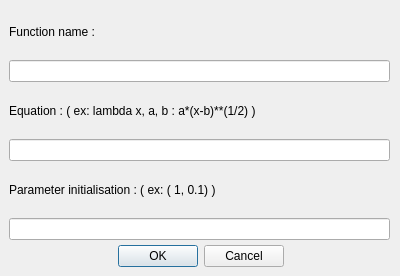
<?xml version="1.0" encoding="UTF-8"?>
<ui version="4.0">
 <class>customFitDialog</class>
 <widget class="QDialog" name="customFitDialog">
  <property name="geometry">
   <rect>
    <x>0</x>
    <y>0</y>
    <width>400</width>
    <height>276</height>
   </rect>
  </property>
  <property name="windowTitle">
   <string>New Fit Definition</string>
  </property>
  <property name="windowOpacity">
   <double>4.000000000000000</double>
  </property>
  <property name="sizeGripEnabled">
   <bool>false</bool>
  </property>
  <widget class="QDialogButtonBox" name="customFitButtonBox">
   <property name="geometry">
    <rect>
     <x>30</x>
     <y>240</y>
     <width>341</width>
     <height>32</height>
    </rect>
   </property>
   <property name="orientation">
    <enum>Qt::Horizontal</enum>
   </property>
   <property name="standardButtons">
    <set>QDialogButtonBox::Cancel|QDialogButtonBox::Ok</set>
   </property>
   <property name="centerButtons">
    <bool>true</bool>
   </property>
  </widget>
  <widget class="QWidget" name="verticalLayoutWidget">
   <property name="geometry">
    <rect>
     <x>9</x>
     <y>9</y>
     <width>381</width>
     <height>231</height>
    </rect>
   </property>
   <layout class="QVBoxLayout" name="verticalLayout">
    <item>
     <widget class="QLabel" name="customFitNameLabel">
      <property name="text">
       <string>Function name :</string>
      </property>
     </widget>
    </item>
    <item>
     <widget class="QLineEdit" name="customFitName"/>
    </item>
    <item>
     <widget class="QLabel" name="customFitDefLabel">
      <property name="text">
       <string>Equation : ( ex: lambda x, a, b : a*(x-b)**(1/2) )</string>
      </property>
     </widget>
    </item>
    <item>
     <widget class="QLineEdit" name="customFitDef"/>
    </item>
    <item>
     <widget class="QLabel" name="customFitInitLabel">
      <property name="text">
       <string>Parameter initialisation : ( ex: ( 1, 0.1) )</string>
      </property>
     </widget>
    </item>
    <item>
     <widget class="QLineEdit" name="customFitInit"/>
    </item>
   </layout>
  </widget>
 </widget>
 <resources/>
 <connections>
  <connection>
   <sender>customFitButtonBox</sender>
   <signal>accepted()</signal>
   <receiver>customFitDialog</receiver>
   <slot>accept()</slot>
   <hints>
    <hint type="sourcelabel">
     <x>248</x>
     <y>254</y>
    </hint>
    <hint type="destinationlabel">
     <x>157</x>
     <y>274</y>
    </hint>
   </hints>
  </connection>
  <connection>
   <sender>customFitButtonBox</sender>
   <signal>rejected()</signal>
   <receiver>customFitDialog</receiver>
   <slot>reject()</slot>
   <hints>
    <hint type="sourcelabel">
     <x>316</x>
     <y>260</y>
    </hint>
    <hint type="destinationlabel">
     <x>286</x>
     <y>274</y>
    </hint>
   </hints>
  </connection>
 </connections>
</ui>
